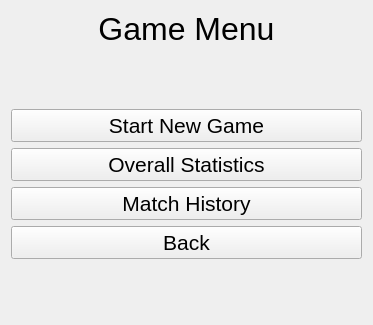
<?xml version="1.0" encoding="UTF-8"?>
<ui version="4.0">
 <class>GameMenuPage</class>
 <widget class="QWidget" name="GameMenuPage">
  <property name="geometry">
   <rect>
    <x>0</x>
    <y>0</y>
    <width>373</width>
    <height>325</height>
   </rect>
  </property>
  <property name="windowTitle">
   <string>Form</string>
  </property>
  <layout class="QGridLayout" name="gridLayout">
   <item row="3" column="0">
    <widget class="QPushButton" name="pushButton_overall_statistics">
     <property name="font">
      <font>
       <pointsize>16</pointsize>
      </font>
     </property>
     <property name="text">
      <string>Overall Statistics</string>
     </property>
    </widget>
   </item>
   <item row="0" column="0">
    <widget class="QLabel" name="label_game_menu">
     <property name="font">
      <font>
       <pointsize>24</pointsize>
      </font>
     </property>
     <property name="text">
      <string>Game Menu</string>
     </property>
     <property name="alignment">
      <set>Qt::AlignmentFlag::AlignCenter</set>
     </property>
    </widget>
   </item>
   <item row="2" column="0">
    <widget class="QPushButton" name="pushButton_start_new_game">
     <property name="font">
      <font>
       <pointsize>16</pointsize>
      </font>
     </property>
     <property name="text">
      <string>Start New Game</string>
     </property>
    </widget>
   </item>
   <item row="5" column="0">
    <widget class="QPushButton" name="pushButton_back">
     <property name="font">
      <font>
       <pointsize>16</pointsize>
      </font>
     </property>
     <property name="text">
      <string>Back</string>
     </property>
    </widget>
   </item>
   <item row="4" column="0">
    <widget class="QPushButton" name="pushButton_match_history">
     <property name="font">
      <font>
       <pointsize>16</pointsize>
      </font>
     </property>
     <property name="text">
      <string>Match History</string>
     </property>
    </widget>
   </item>
   <item row="1" column="0">
    <spacer name="verticalSpacer">
     <property name="orientation">
      <enum>Qt::Orientation::Vertical</enum>
     </property>
     <property name="sizeHint" stdset="0">
      <size>
       <width>20</width>
       <height>40</height>
      </size>
     </property>
    </spacer>
   </item>
   <item row="6" column="0">
    <spacer name="verticalSpacer_2">
     <property name="orientation">
      <enum>Qt::Orientation::Vertical</enum>
     </property>
     <property name="sizeHint" stdset="0">
      <size>
       <width>20</width>
       <height>40</height>
      </size>
     </property>
    </spacer>
   </item>
  </layout>
 </widget>
 <resources/>
 <connections/>
</ui>
